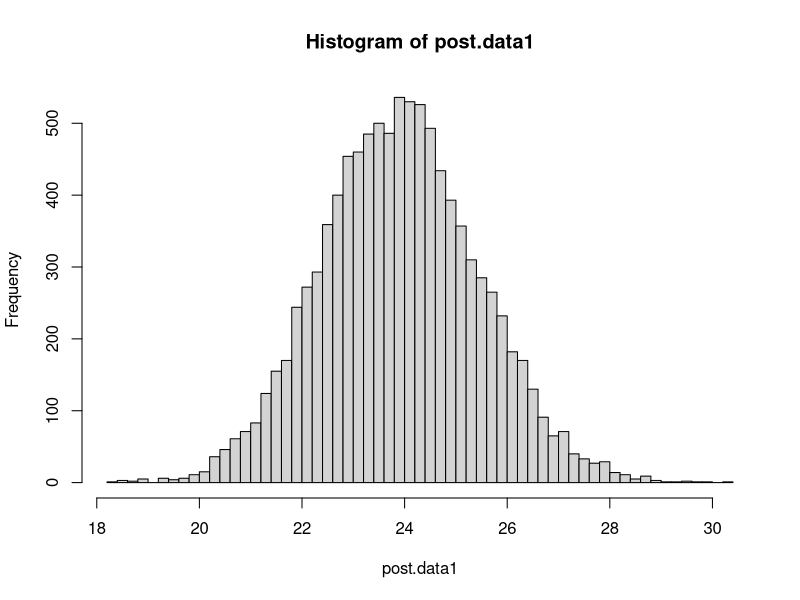
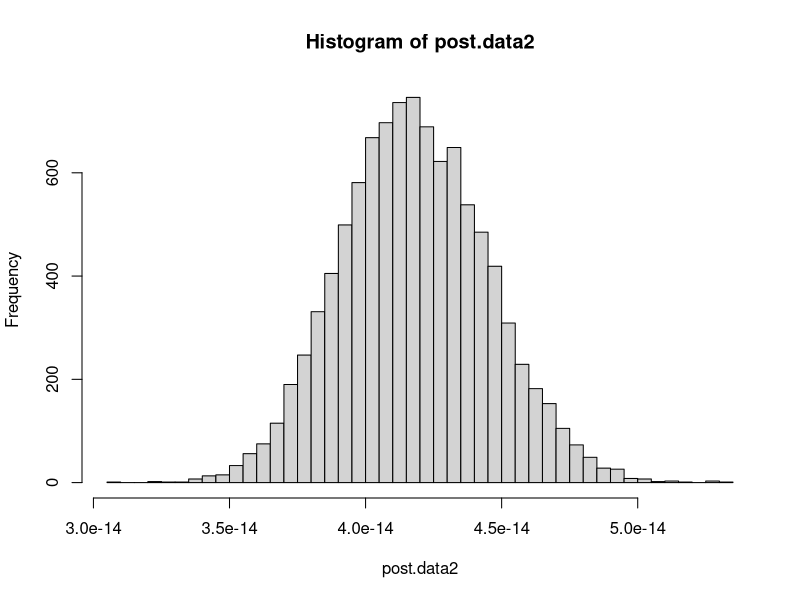
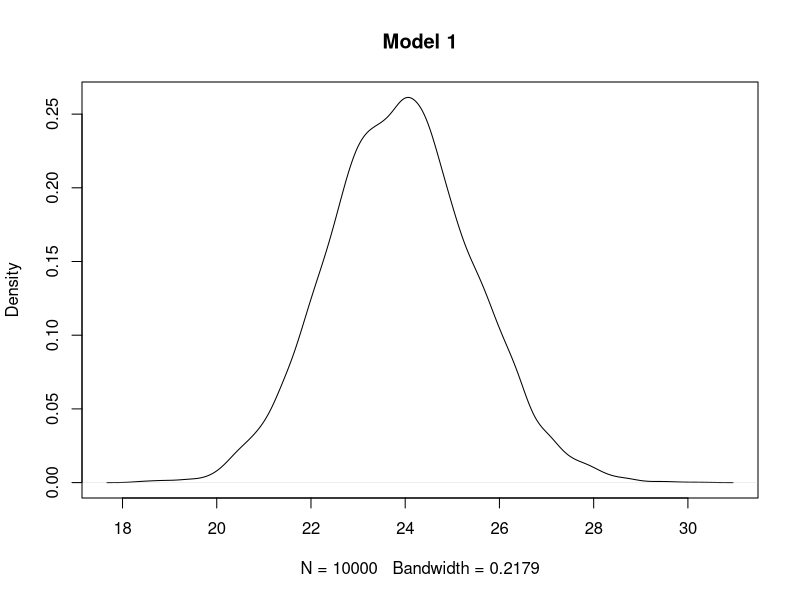
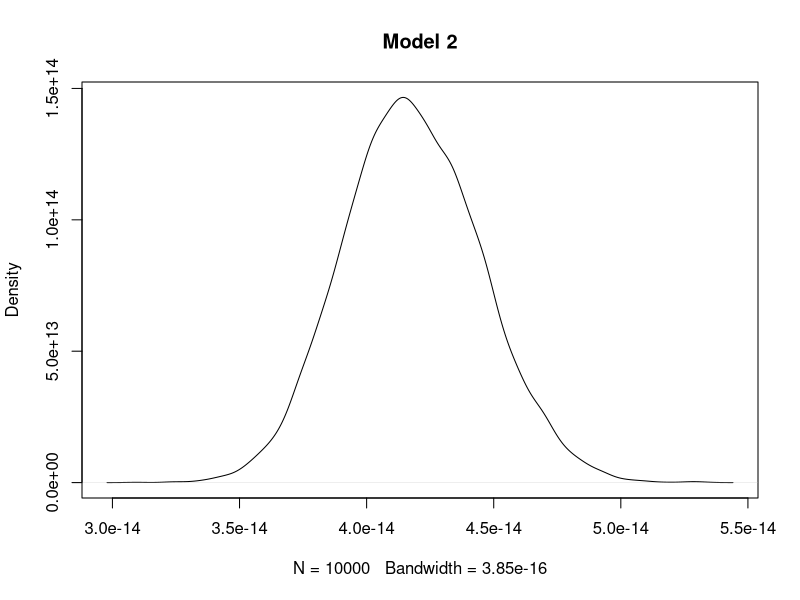
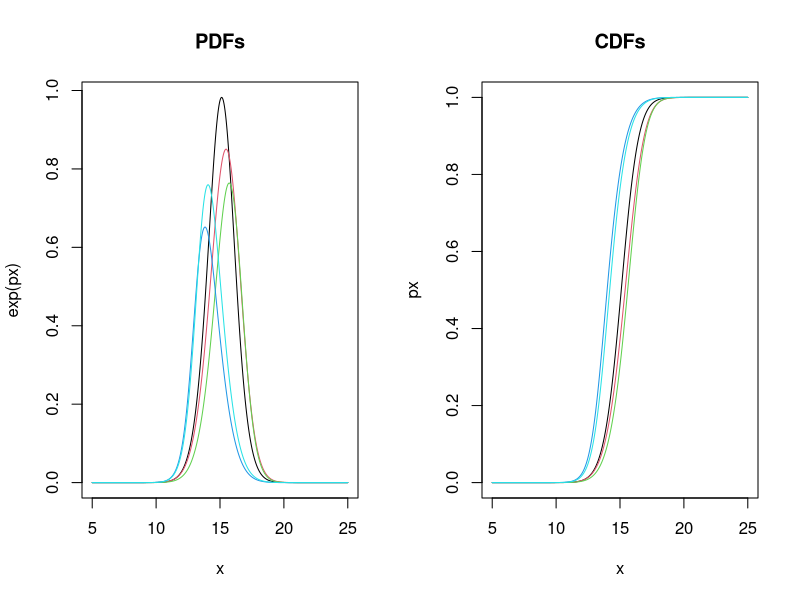
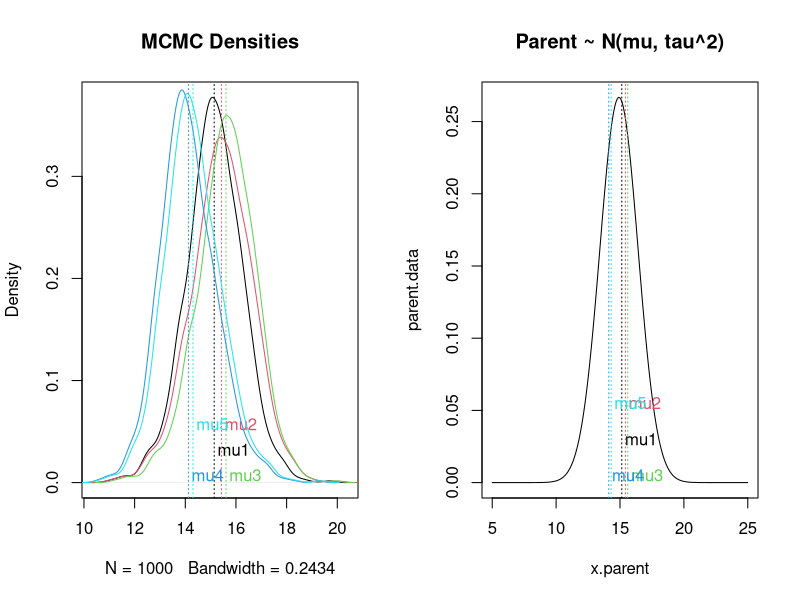

Write R code to recreate these figures, in order.
## ---- chunk 1
require(tufte)
require(knitr)
require(dplyr)
require(reshape2)
require(tidyr)
opts_chunk$set(cache = FALSE)
opts_chunk$set(fig.align = 'center', fig.height = 6, fig.width = 12, collapse = TRUE, highlight = TRUE)
## ---- chunk 2
q2.table <- matrix(
  c(24,25,31,31,22,21,26,20,16,22,3863,4300,5027,5481,5814,6033,5877,6223,7433,7107),
    ncol = 2,
    nrow = 10
  )
rownames(q2.table) <- c("1976","1977","1978","1979","1980","1981","1982","1983","1984","1985")
colnames(q2.table) <- c("Fatal Accidents", "Passenger Miles")
sum.accidents <- sum(q2.table[,1])
kable(q2.table, format="markdown", align = rep("c", dim(q2.table)[2] + 1), col.names = c("Fatal Accidents", "Passenger Miles"))
## ---- chunk 3

fatal.accidents <- c(24,25,31,31,22,21,26,20,16,22)
miles.flown <- c(3863,4300,5027,5481,5814,6033,5877,6223,7433,7107)
mu.y <- mean(fatal.accidents)

a0 <- 1; b0 <- 0; n <- 10

post.data1 <- rgamma(10000,a0 + n*mu.y, b0 + n)
## ---- chunk 4
hist(post.data1,50)
## ---- chunk 5
theta <- rgamma(1000,n*mu.y)/(n)
theta.hat <- rpois(1000,theta)
quantile(theta.hat,c(0.025,0.975))
mean(theta.hat)
## ---- chunk 6
mu.miles <- mean(miles.flown*10^(11))
mu.miles
a0 <- 1; b0 <- 0; n <- 10
post.data2 <- rgamma(10000,a0 + n*mu.y, b0 + n*mu.miles)
hist(post.data2,50)
qgamma(0.025,a0 + n*mu.y, b0 + n*mu.miles)
qgamma(0.975,a0 + n*mu.y, b0 + n*mu.miles)

theta <- rgamma(1000,n*mu.y)/(mu.miles*n)
theta.hat <- rpois(1000,theta*mu.miles)
quantile(theta.hat,c(0.025,0.975))
mean(theta.hat)

## ---- chunk 7
plot(density(post.data1), main = "Model 1")
plot(density(post.data2), main = "Model 2")
## ---- chunk 8
rm(list=ls())
## ---- chunk 9
row.symbols = c(ni='n\U1D62', ybar='y\u0305\U1D62', sigmaSq="s\U00B2\U1D62")
q3.table = matrix(c(16, 15.3, 8.2, 19, 16.2, 12.3, 14, 16.4, 7.9, 12, 13.2, 5.2, 8, 13.5, 6.2), 3, 5)
colnames(q3.table) = c("1", "2", "3","4", "5")
row.labels = c(row.symbols['ni'], row.symbols['ybar'], row.symbols['sigmaSq'])
rownames(q3.table) = row.labels
kable(q3.table, align = rep(c("c","c"), dim(q3.table)[2] + 1), caption = "Corn Yield Data by Grower", escape = TRUE)
## ---- chunk 10
x <- seq(5, 25, by=0.001)
n <- c(16, 19, 14, 12, 8)
y.bar <- c(15.3, 16.2, 16.4, 13.2, 13.5)
sig2 <- c(8.2, 12.3, 7.9, 5.2, 6.2)
mu <- mean(y.bar) # 14.92
tau <- sqrt(var(y.bar)) # 1.49566...
par(mfrow = c(1,2))
pdf.data <- matrix(nrow=5,ncol=20001)
for(k in 1:5){
  px <- -(x-mu)^2/(2*tau^2)-3/2*log(1+(3*(x-y.bar[k])^2)/(2*sig2[k]))
  pdf.data[k,] <- px
  if(k==1){
    plot(x,exp(px),type='l',col=k, main = "PDFs")
  } else {
    lines(x,exp(px),type='l', col = k)
  }
}
cdf.data <- matrix(nrow=5,ncol=20001)
for(k in 1:5) {
  px <- -(x-mu)^2/(2*tau^2) -3/2*log(1+(3*(x-y.bar[k])^2)/(2*sig2[k]))
  cdf.data[k,] <- exp(px)/sum(exp(px))
}

for(k in 1:5) {
  px <- cumsum(cdf.data[k,])
  if(k==1) {
    plot(x,px,type='l', col=k, main = "CDFs")
  } else {
    lines(x,px,type='l', col = k)
  }
}
## ---- chunk 11
cdf1 <- cumsum(cdf.data[1,])
cdf2 <- cumsum(cdf.data[2,])
cdf3 <- cumsum(cdf.data[3,])
cdf4 <- cumsum(cdf.data[4,])
cdf5 <- cumsum(cdf.data[5,])

u=runif(1000,0,1)
mu1=0;mu2=0;mu3=0;mu4=0;mu5=0

for(j in 1:1000){
 st=0;k=1
 while(st==0) {
  if(cdf1[k]<u[j]&cdf1[k+1]>u[j]) {
    mu1[j] <- x[k]
    st <- 1
  } else {
    k <- k+1
    }
  }
}

for(j in 1:1000){
 st=0;k=1
 while(st==0) {
  if(cdf2[k]<u[j]&cdf2[k+1]>u[j]) {
    mu2[j] <- x[k]
    st <- 1
  } else {
    k <- k+1
  }
 }
}

for(j in 1:1000){
 st=0;k=1
 while(st==0) {
  if(cdf3[k]<u[j]&cdf3[k+1]>u[j]) {
    mu3[j] <- x[k]
    st <- 1
  } else {
    k <- k+1
  }
 }
}

for(j in 1:1000){
 st=0;k=1
 while(st==0) {
  if(cdf4[k]<u[j]&cdf4[k+1]>u[j]) {
    mu4[j] <- x[k]
    st <- 1
  } else {
    k <- k+1
  }
 }
}

for(j in 1:1000){
 st=0;k=1
 while(st==0) {
  if(cdf5[k]<u[j]&cdf5[k+1]>u[j]) {
    mu5[j] <- x[k]
    st <- 1
  } else {
    k <- k+1
  }
 }
}
## ---- chunk 12
grower <- c(1,2,3,4,5)
means <- c(mean(mu1),mean(mu2),mean(mu3),mean(mu4),mean(mu5))
cil <- c(
  quantile(mu1,0.025),
  quantile(mu2,0.025),
  quantile(mu3,0.025),
  quantile(mu4,0.025),
  quantile(mu5,0.025)
  )
  
ciu <- c(
  quantile(mu1,0.975),
  quantile(mu2,0.975),
  quantile(mu3,0.975),
  quantile(mu4,0.975),
  quantile(mu5,0.975)
  )
range <- ciu-cil
int.data <- cbind(grower, means,cil,ciu, range)
kable(int.data, row.names = FALSE, col.names = c("Grower","Mean","2.5%","97.5%", "Range"))
## ---- chunk 13
plot(density(mu1),type='l',col=1, main="MCMC Densities")
text(mean(mu1),0.025, "mu1", col = 1, adj = c(-0.1, -0.1))
abline(v=mean(mu1), lty=3, col = 1)
lines(density(mu2),col=2)
text(mean(mu2),0.05, "mu2", col = 2, adj = c(-0.1, -0.1))
abline(v=mean(mu2), lty=3, col = 2)
lines(density(mu3),col=3)
text(mean(mu3),0, "mu3", col = 3, adj = c(-0.1, -0.1))
abline(v=mean(mu3), lty=3, col = 3)
lines(density(mu4),col=4)
text(mean(mu4),0, "mu4", col = 4, adj = c(-0.1, -0.1))
abline(v=mean(mu4), lty=3, col = 4)
lines(density(mu5),col=5)
text(mean(mu5),0.05, "mu5", col = 5, adj = c(-0.1, -0.1))
abline(v=mean(mu5), lty=3, col = 5)
## ---- chunk 14
x.parent <- seq(5,25,by=0.001)
# Grower 1
mu1.p <- round(mean(x.parent<mean(mu1))*100,2)
# Grower 2
mu2.p <- round(mean(x.parent<mean(mu2))*100,2)
# Grower 3
mu3.p <- round(mean(x.parent<mean(mu3))*100,2)
# Grower 4
mu4.p <- round(mean(x.parent<mean(mu4))*100,2)
# Grower 5
mu5.p <- round(mean(x.parent<mean(mu5))*100,2)
## ---- chunk 15
x.parent <- seq(5,25,by=0.001)
parent.data <- dnorm(x.parent,mu,tau)
plot(x.parent,parent.data, type = 'l', main = "Parent ~ N(mu, tau^2)")
text(mean(mu1),0.025, "mu1", col = 1, adj = c(-0.1, -0.1))
abline(v=mean(mu1), lty=3, col = 1)
text(mean(mu2),0.05, "mu2", col = 2, adj = c(-0.1, -0.1))
abline(v=mean(mu2), lty=3, col = 2)
text(mean(mu3),0, "mu3", col = 3, adj = c(-0.1, -0.1))
abline(v=mean(mu3), lty=3, col = 3)
text(mean(mu4),0, "mu4", col = 4, adj = c(-0.1, -0.1))
abline(v=mean(mu4), lty=3, col = 4)
text(mean(mu5),0.05, "mu5", col = 5, adj = c(-0.1, -0.1))
abline(v=mean(mu5), lty=3, col = 5)
## ---- chunk 16
row.n <- c("Percentile")
parent.perc <- cbind(row.n, mu1.p,mu2.p,mu3.p,mu4.p,mu5.p)
kable(parent.perc, col.names = c("Grower","1","2","3","4","5"))
## ---- chunk 17
probs <- matrix(nrow = 5, ncol = 5)
n <- 1000
probs[1,1] <- length(mu1[mu1>mu1])/n # 0
probs[1,2] <- length(mu1[mu1>mu2])/n # 0
probs[1,3] <- length(mu1[mu1>mu3])/n # 0
probs[1,4] <- length(mu1[mu1>mu4])/n # 1
probs[1,5] <- length(mu1[mu1>mu5])/n # 1

probs[2,1] <- length(mu2[mu2>mu1])/n # 1
probs[2,2] <- length(mu2[mu2>mu2])/n # 0
probs[2,3] <- length(mu2[mu2>mu3])/n # 0.01
probs[2,4] <- length(mu2[mu2>mu4])/n # 1
probs[2,5] <- length(mu2[mu2>mu5])/n # 1

probs[3,1] <- length(mu3[mu3>mu1])/n # 1
probs[3,2] <- length(mu3[mu3>mu2])/n # 0.99
probs[3,3] <- length(mu3[mu3>mu3])/n # 0
probs[3,4] <- length(mu3[mu3>mu4])/n # 1
probs[3,5] <- length(mu3[mu3>mu5])/n # 1

probs[4,1] <- length(mu4[mu4>mu1])/n # 0
probs[4,2] <- length(mu4[mu4>mu2])/n # 0
probs[4,3] <- length(mu4[mu4>mu3])/n # 0
probs[4,4] <- length(mu4[mu4>mu4])/n # 0
probs[4,5] <- length(mu4[mu4>mu5])/n # 0

probs[5,1] <- length(mu5[mu5>mu1])/n # 0
probs[5,2] <- length(mu5[mu5>mu2])/n # 0
probs[5,3] <- length(mu5[mu5>mu3])/n # 0
probs[5,4] <- length(mu5[mu5>mu4])/n# 1
probs[5,5] <- length(mu5[mu5>mu5])/n # 0
## ---- chunk 18
# Grower 1
mu1.max <- length(mu1[mu1>mu2&mu1>mu3&mu1>mu4&mu1>mu5])/n
# Grower 2
mu2.max <- length(mu2[mu2>mu1&mu2>mu3&mu2>mu4&mu2>mu5])/n
# Grower 3
mu3.max <- length(mu3[mu3>mu1&mu3>mu2&mu3>mu4&mu3>mu5])/n
# Grower 4
mu4.max <- length(mu4[mu4>mu1&mu4>mu2&mu4>mu3&mu4>mu5])/n
# Grower 5
mu5.max <- length(mu5[mu5>mu1&mu5>mu2&mu5>mu3&mu5>mu4])/n

row.n <- c("Likelihood")
parent.perc <- cbind(row.n, mu1.max,mu2.max,mu3.max,mu4.max,mu5.max)
kable(parent.perc, col.names = c("Grower","1","2","3","4","5"))
## ---- chunk 19
# Probability that mean of Grower A (Row) is greater than mean of Grower B (Column)
colnames(probs) <- c("1","2","3","4","5")
rownames(probs) <- c("1","2","3","4","5")
probs.m <- melt(probs)

probs.m <- as.data.frame(probs.m)
names(probs.m) <- c("GrowerA", "GrowerB", "Pr")
probs.m <- probs.m %>%
  arrange(GrowerA,desc(Pr))

kable(probs.m, row.names = FALSE, col.names = c("Grower A", "Grower B", "Pr(A>B)"))
## ---- chunk 20
# 1st: 3>2>1>5>4
mean(mu3>mu2&mu2>mu1&mu1>mu5&mu5>mu4)
# 2nd: 2>3>1>5>4
mean(mu2>mu3&mu3>mu1&mu1>mu5&mu5>mu4)
# 3rd: 3>1>2>5>4
mean(mu3>mu1&mu1>mu2&mu2>mu5&mu5>mu4)
